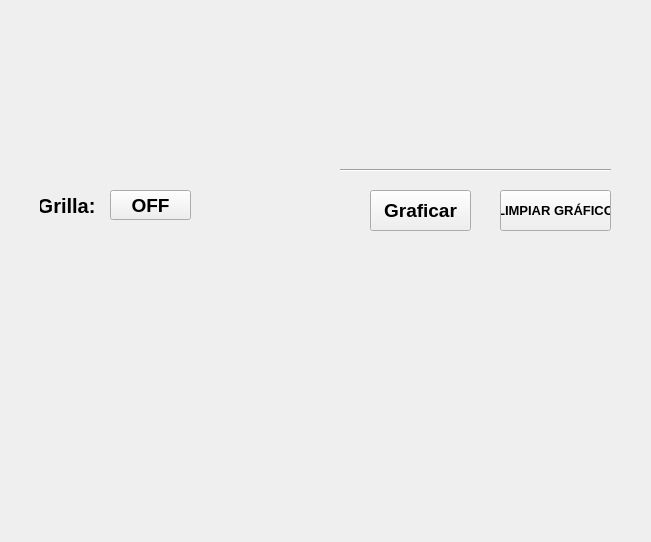
<?xml version="1.0" encoding="UTF-8"?>
<ui version="4.0">
 <class>Form</class>
 <widget class="QWidget" name="Form">
  <property name="geometry">
   <rect>
    <x>0</x>
    <y>0</y>
    <width>651</width>
    <height>542</height>
   </rect>
  </property>
  <property name="windowTitle">
   <string>Form</string>
  </property>
  <widget class="Line" name="line">
   <property name="geometry">
    <rect>
     <x>340</x>
     <y>160</y>
     <width>271</width>
     <height>20</height>
    </rect>
   </property>
   <property name="orientation">
    <enum>Qt::Horizontal</enum>
   </property>
  </widget>
  <widget class="QPushButton" name="btn_graficar">
   <property name="geometry">
    <rect>
     <x>370</x>
     <y>190</y>
     <width>101</width>
     <height>41</height>
    </rect>
   </property>
   <property name="font">
    <font>
     <pointsize>14</pointsize>
     <bold>true</bold>
    </font>
   </property>
   <property name="text">
    <string>Graficar</string>
   </property>
  </widget>
  <widget class="QPushButton" name="btn_limpiar">
   <property name="geometry">
    <rect>
     <x>500</x>
     <y>190</y>
     <width>111</width>
     <height>41</height>
    </rect>
   </property>
   <property name="font">
    <font>
     <pointsize>10</pointsize>
     <bold>true</bold>
    </font>
   </property>
   <property name="text">
    <string>LIMPIAR GRÁFICO</string>
   </property>
  </widget>
  <widget class="QLabel" name="label_3">
   <property name="geometry">
    <rect>
     <x>40</x>
     <y>190</y>
     <width>61</width>
     <height>31</height>
    </rect>
   </property>
   <property name="font">
    <font>
     <pointsize>15</pointsize>
     <bold>true</bold>
    </font>
   </property>
   <property name="text">
    <string>Grilla: </string>
   </property>
   <property name="alignment">
    <set>Qt::AlignRight|Qt::AlignTrailing|Qt::AlignVCenter</set>
   </property>
  </widget>
  <widget class="QPushButton" name="btn_grilla">
   <property name="geometry">
    <rect>
     <x>110</x>
     <y>190</y>
     <width>81</width>
     <height>30</height>
    </rect>
   </property>
   <property name="font">
    <font>
     <pointsize>14</pointsize>
     <bold>true</bold>
    </font>
   </property>
   <property name="text">
    <string>OFF</string>
   </property>
  </widget>
  <widget class="QWidget" name="verticalLayoutWidget">
   <property name="geometry">
    <rect>
     <x>40</x>
     <y>240</y>
     <width>571</width>
     <height>271</height>
    </rect>
   </property>
   <layout class="QVBoxLayout" name="verticalLayout"/>
  </widget>
  <widget class="QLabel" name="imagen">
   <property name="geometry">
    <rect>
     <x>10</x>
     <y>20</y>
     <width>181</width>
     <height>91</height>
    </rect>
   </property>
   <property name="styleSheet">
    <string notr="true"/>
   </property>
   <property name="text">
    <string/>
   </property>
   <property name="pixmap">
    <pixmap resource="../../Archivos/Recursos.qrc">:/Logos/log_uat_nuevo.png</pixmap>
   </property>
   <property name="scaledContents">
    <bool>true</bool>
   </property>
  </widget>
  <widget class="QLabel" name="imagen_2">
   <property name="geometry">
    <rect>
     <x>530</x>
     <y>10</y>
     <width>111</width>
     <height>111</height>
    </rect>
   </property>
   <property name="styleSheet">
    <string notr="true"/>
   </property>
   <property name="text">
    <string/>
   </property>
   <property name="pixmap">
    <pixmap resource="../../Archivos/Recursos.qrc">:/Logos/FIT_logo_vertical.png</pixmap>
   </property>
   <property name="scaledContents">
    <bool>true</bool>
   </property>
  </widget>
 </widget>
 <resources>
  <include location="../../Archivos/Recursos.qrc"/>
  <include location="../../../../../../../../Archivos/Recursos.qrc"/>
 </resources>
 <connections/>
</ui>
